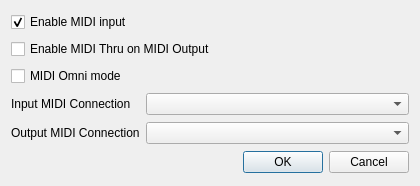
<?xml version="1.0" encoding="UTF-8"?>
<ui version="4.0">
 <class>MidiSetupClass</class>
 <widget class="QDialog" name="MidiSetupClass">
  <property name="geometry">
   <rect>
    <x>0</x>
    <y>0</y>
    <width>420</width>
    <height>186</height>
   </rect>
  </property>
  <property name="minimumSize">
   <size>
    <width>420</width>
    <height>0</height>
   </size>
  </property>
  <property name="windowTitle">
   <string>MIDI Setup</string>
  </property>
  <property name="windowIcon">
   <iconset resource="qtMidiTest.qrc">
    <normaloff>:/app/content/midi_icon.png</normaloff>:/app/content/midi_icon.png</iconset>
  </property>
  <layout class="QGridLayout" name="gridLayout">
   <item row="0" column="0" colspan="2">
    <widget class="QCheckBox" name="chkEnableInput">
     <property name="whatsThis">
      <string>Check this box to enable MIDI input for the program. In Linux and Mac OSX the input port is always enabled and can't be un-ckecked</string>
     </property>
     <property name="text">
      <string>Enable MIDI input</string>
     </property>
     <property name="checked">
      <bool>true</bool>
     </property>
    </widget>
   </item>
   <item row="0" column="2" rowspan="3">
    <widget class="AspectRatioPixmapLabel" name="label">
     <property name="text">
      <string/>
     </property>
     <property name="pixmap">
      <pixmap resource="qtMidiTest.qrc">:/app/content/midi_icon.png</pixmap>
     </property>
     <property name="alignment">
      <set>Qt::AlignRight|Qt::AlignTrailing|Qt::AlignVCenter</set>
     </property>
    </widget>
   </item>
   <item row="1" column="0" colspan="2">
    <widget class="QCheckBox" name="chkEnableThru">
     <property name="whatsThis">
      <string>Check this box to enable the MIDI Thru function: any MIDI event received in the input port will be copied unchanged to the output port</string>
     </property>
     <property name="text">
      <string>Enable MIDI Thru on MIDI Output</string>
     </property>
    </widget>
   </item>
   <item row="2" column="0" colspan="2">
    <widget class="QCheckBox" name="chkOmni">
     <property name="text">
      <string>MIDI Omni mode</string>
     </property>
    </widget>
   </item>
   <item row="3" column="0">
    <widget class="QLabel" name="labelInput">
     <property name="sizePolicy">
      <sizepolicy hsizetype="Minimum" vsizetype="Preferred">
       <horstretch>0</horstretch>
       <verstretch>0</verstretch>
      </sizepolicy>
     </property>
     <property name="text">
      <string>Input MIDI Connection</string>
     </property>
     <property name="buddy">
      <cstring>comboInput</cstring>
     </property>
    </widget>
   </item>
   <item row="3" column="1" colspan="2">
    <widget class="QComboBox" name="comboInput">
     <property name="sizePolicy">
      <sizepolicy hsizetype="Expanding" vsizetype="Fixed">
       <horstretch>0</horstretch>
       <verstretch>0</verstretch>
      </sizepolicy>
     </property>
     <property name="minimumSize">
      <size>
       <width>180</width>
       <height>0</height>
      </size>
     </property>
     <property name="whatsThis">
      <string>Use this control to change the connection for the MIDI input port, if it is enabled</string>
     </property>
    </widget>
   </item>
   <item row="4" column="0">
    <widget class="QLabel" name="labelOutput">
     <property name="sizePolicy">
      <sizepolicy hsizetype="Minimum" vsizetype="Preferred">
       <horstretch>0</horstretch>
       <verstretch>0</verstretch>
      </sizepolicy>
     </property>
     <property name="text">
      <string>Output MIDI Connection</string>
     </property>
     <property name="buddy">
      <cstring>comboOutput</cstring>
     </property>
    </widget>
   </item>
   <item row="4" column="1" colspan="2">
    <widget class="QComboBox" name="comboOutput">
     <property name="sizePolicy">
      <sizepolicy hsizetype="Expanding" vsizetype="Fixed">
       <horstretch>0</horstretch>
       <verstretch>0</verstretch>
      </sizepolicy>
     </property>
     <property name="minimumSize">
      <size>
       <width>180</width>
       <height>0</height>
      </size>
     </property>
     <property name="whatsThis">
      <string>Use this control to change the connection for the MIDI output port</string>
     </property>
    </widget>
   </item>
   <item row="5" column="0" colspan="3">
    <widget class="QDialogButtonBox" name="buttonBox">
     <property name="orientation">
      <enum>Qt::Horizontal</enum>
     </property>
     <property name="standardButtons">
      <set>QDialogButtonBox::Cancel|QDialogButtonBox::Ok</set>
     </property>
    </widget>
   </item>
  </layout>
 </widget>
 <customwidgets>
  <customwidget>
   <class>AspectRatioPixmapLabel</class>
   <extends>QLabel</extends>
   <header>aspectratiopixmaplabel.h</header>
  </customwidget>
 </customwidgets>
 <tabstops>
  <tabstop>chkEnableInput</tabstop>
  <tabstop>chkEnableThru</tabstop>
  <tabstop>chkOmni</tabstop>
  <tabstop>comboInput</tabstop>
  <tabstop>comboOutput</tabstop>
  <tabstop>buttonBox</tabstop>
 </tabstops>
 <resources>
  <include location="qtMidiTest.qrc"/>
 </resources>
 <connections>
  <connection>
   <sender>buttonBox</sender>
   <signal>accepted()</signal>
   <receiver>MidiSetupClass</receiver>
   <slot>accept()</slot>
   <hints>
    <hint type="sourcelabel">
     <x>236</x>
     <y>160</y>
    </hint>
    <hint type="destinationlabel">
     <x>157</x>
     <y>141</y>
    </hint>
   </hints>
  </connection>
  <connection>
   <sender>buttonBox</sender>
   <signal>rejected()</signal>
   <receiver>MidiSetupClass</receiver>
   <slot>reject()</slot>
   <hints>
    <hint type="sourcelabel">
     <x>304</x>
     <y>160</y>
    </hint>
    <hint type="destinationlabel">
     <x>286</x>
     <y>141</y>
    </hint>
   </hints>
  </connection>
  <connection>
   <sender>chkEnableInput</sender>
   <signal>toggled(bool)</signal>
   <receiver>comboInput</receiver>
   <slot>setEnabled(bool)</slot>
   <hints>
    <hint type="sourcelabel">
     <x>71</x>
     <y>18</y>
    </hint>
    <hint type="destinationlabel">
     <x>323</x>
     <y>90</y>
    </hint>
   </hints>
  </connection>
  <connection>
   <sender>chkEnableInput</sender>
   <signal>toggled(bool)</signal>
   <receiver>chkEnableThru</receiver>
   <slot>setEnabled(bool)</slot>
   <hints>
    <hint type="sourcelabel">
     <x>212</x>
     <y>17</y>
    </hint>
    <hint type="destinationlabel">
     <x>193</x>
     <y>44</y>
    </hint>
   </hints>
  </connection>
  <connection>
   <sender>chkEnableInput</sender>
   <signal>toggled(bool)</signal>
   <receiver>chkOmni</receiver>
   <slot>setEnabled(bool)</slot>
   <hints>
    <hint type="sourcelabel">
     <x>259</x>
     <y>19</y>
    </hint>
    <hint type="destinationlabel">
     <x>99</x>
     <y>76</y>
    </hint>
   </hints>
  </connection>
 </connections>
</ui>
